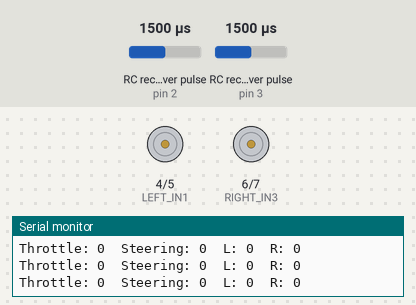
This sketch was run on a simulated Arduino Uno, built with avr-gcc and run on an emulated ATmega328P. Shown: motor-driver pin pairs drawn as motors (green arrow = first pin HIGH = forward, orange = second pin HIGH = backward, longer = more drive, scaled by the enable pin), the last lines printed to the serial monitor. Wiring (inferred from the names in the program): 2 × RC receiver channel: data pin 2 / data pin 3. Inputs (shaded band) come from the test bench; at power-on: RC receiver pulse (sensors on pin 2, pin 3) 1500 µs.

Above: at 1.2 s.
1.3 s: RC receiver pulse (sensor on pin 2) set to 1020 µs
At 3.9 s:
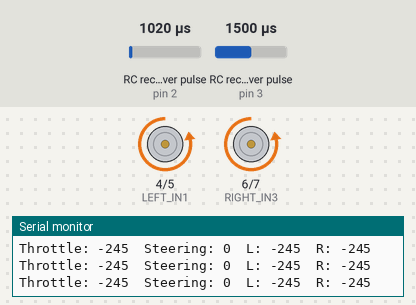
4.3 s: RC receiver pulse (sensor on pin 3) set to 1020 µs
At 4.7 s:
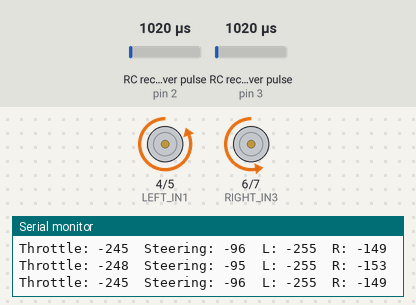
7.3 s: RC receiver pulse (sensor on pin 2) set to 1500 µs
At 9.3 s:
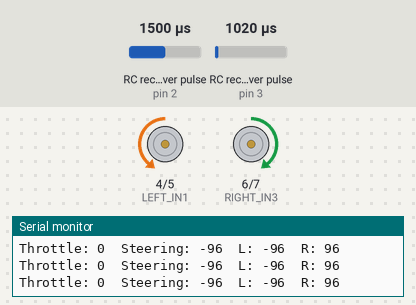
10.3 s: RC receiver pulse (sensor on pin 3) set to 1500 µs
13.3 s: RC receiver pulse (sensor on pin 2) set to 1750 µs
At 15.1 s:
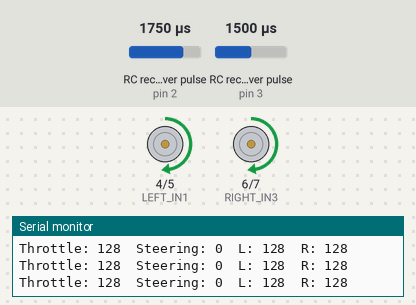
16.3 s: RC receiver pulse (sensor on pin 3) set to 1250 µs
Timing chart, 0 to 20.3 s (numbered marks = the images above; inputs shaded):
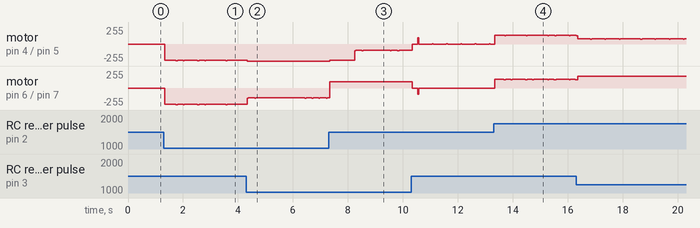

The sketch:

PWM-2ch-v2.ino
```cpp
// RC signal input pins
#define THROTTLE_PIN 2  // Channel 1 (forward/back)
#define STEERING_PIN 3  // Channel 2 (left/right)

// Motor control pins (L298N)
#define LEFT_ENA 9
#define LEFT_IN1 4
#define LEFT_IN2 5

#define RIGHT_ENB 10
#define RIGHT_IN3 6
#define RIGHT_IN4 7

int throttle, steering;

void setup() {
  pinMode(THROTTLE_PIN, INPUT);
  pinMode(STEERING_PIN, INPUT);

  pinMode(LEFT_IN1, OUTPUT);
  pinMode(LEFT_IN2, OUTPUT);
  pinMode(LEFT_ENA, OUTPUT);

  pinMode(RIGHT_IN3, OUTPUT);
  pinMode(RIGHT_IN4, OUTPUT);
  pinMode(RIGHT_ENB, OUTPUT);

  Serial.begin(9600);
}

void loop() {
  // Read PWM input
  throttle = pulseIn(THROTTLE_PIN, HIGH, 25000);
  steering = pulseIn(STEERING_PIN, HIGH, 25000);

  // Center = 1500, range = 1000–2000
  int throttleVal = map(throttle, 1000, 2000, -255, 255);
  int steeringVal = map(steering, 1000, 2000, -100, 100);  // less aggressive

  // Motor mixing (differential drive)
  int leftSpeed = constrain(throttleVal + steeringVal, -255, 255);
  int rightSpeed = constrain(throttleVal - steeringVal, -255, 255);

  setMotor(LEFT_IN1, LEFT_IN2, LEFT_ENA, leftSpeed);
  setMotor(RIGHT_IN3, RIGHT_IN4, RIGHT_ENB, rightSpeed);

  // Debug
  Serial.print("Throttle: "); Serial.print(throttleVal);
  Serial.print("  Steering: "); Serial.print(steeringVal);
  Serial.print("  L: "); Serial.print(leftSpeed);
  Serial.print("  R: "); Serial.println(rightSpeed);

  delay(20);
}

void setMotor(int in1, int in2, int ena, int speed) {
  if (speed > 0) {
    digitalWrite(in1, HIGH);
    digitalWrite(in2, LOW);
  } else if (speed < 0) {
    digitalWrite(in1, LOW);
    digitalWrite(in2, HIGH);
  } else {
    digitalWrite(in1, LOW);
    digitalWrite(in2, LOW);
  }
  analogWrite(ena, abs(speed));
}
```
